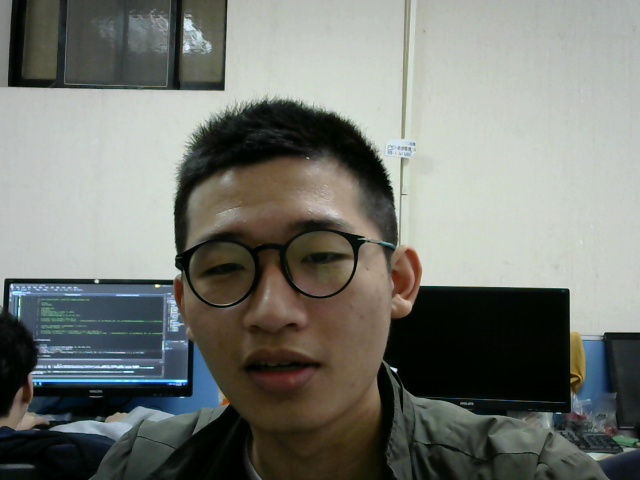
#> input picture dataset/jerry/source-img/jerry_1.jpg, 640 x 480 px, found by its file name; its folder holds 4 pictures in this run
$ python pick_face.py
#> lines starting #> are read from the running program, lines starting #| are printed output that depends on the picture
#> the answer given: dataset/jerry/source-img/jerry_1.jpg
### read_img.py
#-*-coding:utf8-*-
import os
import cv2

def readAllImg(path,*suffix):
    try:
        print(path, suffix)
        s = os.listdir(path)
        resultArray = []
        fileName = os.path.basename(path)
        resultArray.append(fileName)

        for i in s:
            if endwith(i, suffix):
                document = os.path.join(path, i)
                img = cv2.imread(document)
#> img is the input picture: shape (480, 640, 3); mean B, G, R 114, 119.7, 117.1
                resultArray.append(img)

    except IOError:
        print ("Error")

    else:
        print ("load picture success")
        return resultArray

def endwith(s,*endstring):
    resultArray = map(s.endswith,endstring)
    if True in resultArray:
       return True
    else:
       return False

# [4 lines that do not run on import are left out]
  # [4 lines of commented-out code are left out]

### photo_shot.py
# coding=utf-8
import cv2
import sys
import os

# [22 lines left out: function take_photo, not called in this run]

def check_user_exist():
    user_name = input("your username : ")

    path = "C:\\Users\\jimmychen\\Desktop\\chernger\\chernger_faceRecognition\\dataset\\{}".format(user_name)

    if not os.path.exists(path):
        os.makedirs(path)
        os.makedirs(path + "\\source-img")
        os.makedirs(path + "\\picked-faces")

    return user_name, path

# [3 lines that do not run on import are left out]

### pick_face.py
# -*- coding: utf-8 -*-
import os
import cv2
import time
from read_img import readAllImg
from photo_shot import check_user_exist

def readPicSaveFace(sourcePath,objectPath,*suffix):
    try:
        resultArray = readAllImg(sourcePath,*suffix)

        count = 1
        face_cascade = cv2.CascadeClassifier("haarcascade_frontalface_alt.xml")
        for i in resultArray:
            if type(i) != str:

              gray = cv2.cvtColor(i, cv2.COLOR_BGR2GRAY)
              faces = face_cascade.detectMultiScale(gray, 1.3, 5)
              for (x, y, w, h) in faces:

                listStr = [str(int(time.time())), str(count)]
                fileName = ''.join(listStr)

                f = cv2.resize(gray[y:(y + h), x:(x + w)], (200, 200))
                cv2.imwrite(objectPath+os.sep+'%s.jpg' % fileName, f)
                count += 1
#> this loop made 5 passes
#> pass 2, in readPicSaveFace, `gray = cv2.cvtColor(i, cv2.COLOR_BGR2GRAY)`:
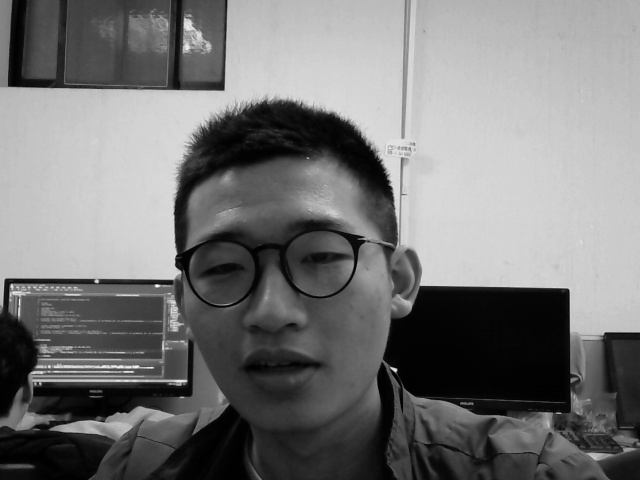
#> gray: shape (480, 640); min 0, max 247, mean 118.3
#> pass 3, in readPicSaveFace, `gray = cv2.cvtColor(i, cv2.COLOR_BGR2GRAY)`:
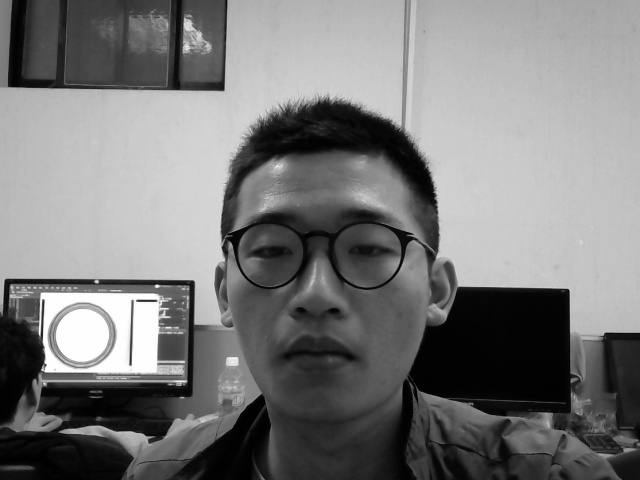
#> gray: shape (480, 640); min 0, max 255, mean 121.6
#> after the loop:
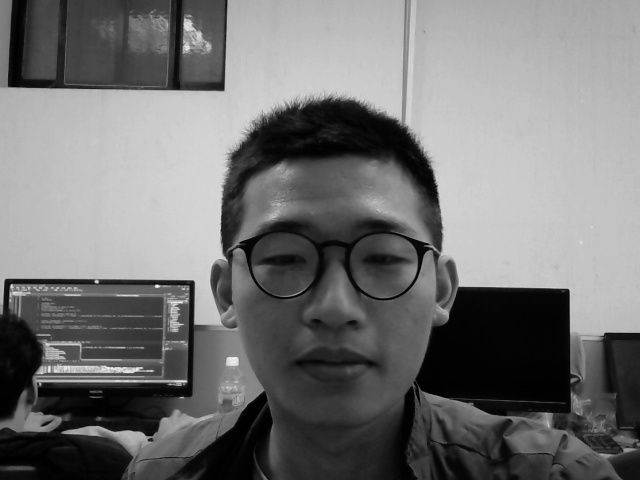
#> gray: shape (480, 640); min 0, max 248, mean 115.3

    except IOError:
        print ("Error")

    else:
        print ('Already read '+ str(count-1) +' Faces to Destination '+ objectPath)

if __name__ == '__main__':
    user_name, path = check_user_exist()
    readPicSaveFace(path + '\\source-img', path + '\\picked-faces', '.jpg', '.JPG', 'png', 'PNG')
